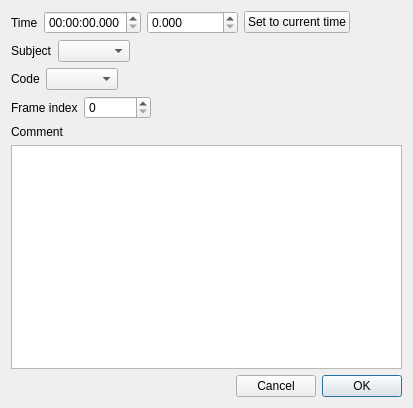
<?xml version="1.0" encoding="UTF-8"?>
<ui version="4.0">
 <class>Form</class>
 <widget class="QWidget" name="Form">
  <property name="geometry">
   <rect>
    <x>0</x>
    <y>0</y>
    <width>413</width>
    <height>408</height>
   </rect>
  </property>
  <property name="windowTitle">
   <string>Edit event</string>
  </property>
  <layout class="QVBoxLayout" name="verticalLayout">
   <item>
    <layout class="QHBoxLayout" name="horizontalLayout_3">
     <item>
      <widget class="QLabel" name="label">
       <property name="text">
        <string>Time</string>
       </property>
      </widget>
     </item>
     <item>
      <layout class="QHBoxLayout" name="horizontalLayout_2">
       <item>
        <widget class="QTimeEdit" name="teTime">
         <property name="displayFormat">
          <string>hh:mm:ss.zzz</string>
         </property>
        </widget>
       </item>
       <item>
        <widget class="QDoubleSpinBox" name="dsbTime">
         <property name="decimals">
          <number>3</number>
         </property>
         <property name="maximum">
          <double>9999999.000000000000000</double>
         </property>
        </widget>
       </item>
       <item>
        <widget class="QPushButton" name="pb_set_to_current_time">
         <property name="text">
          <string>Set to current time</string>
         </property>
        </widget>
       </item>
       <item>
        <spacer name="horizontalSpacer">
         <property name="orientation">
          <enum>Qt::Horizontal</enum>
         </property>
         <property name="sizeHint" stdset="0">
          <size>
           <width>40</width>
           <height>20</height>
          </size>
         </property>
        </spacer>
       </item>
      </layout>
     </item>
    </layout>
   </item>
   <item>
    <layout class="QHBoxLayout" name="horizontalLayout_4">
     <item>
      <widget class="QLabel" name="lbSubject">
       <property name="text">
        <string>Subject</string>
       </property>
      </widget>
     </item>
     <item>
      <widget class="QComboBox" name="cobSubject"/>
     </item>
     <item>
      <spacer name="horizontalSpacer_2">
       <property name="orientation">
        <enum>Qt::Horizontal</enum>
       </property>
       <property name="sizeHint" stdset="0">
        <size>
         <width>40</width>
         <height>20</height>
        </size>
       </property>
      </spacer>
     </item>
    </layout>
   </item>
   <item>
    <layout class="QHBoxLayout" name="horizontalLayout_5">
     <item>
      <widget class="QLabel" name="label_2">
       <property name="text">
        <string>Code</string>
       </property>
      </widget>
     </item>
     <item>
      <widget class="QComboBox" name="cobCode"/>
     </item>
     <item>
      <spacer name="horizontalSpacer_3">
       <property name="orientation">
        <enum>Qt::Horizontal</enum>
       </property>
       <property name="sizeHint" stdset="0">
        <size>
         <width>40</width>
         <height>20</height>
        </size>
       </property>
      </spacer>
     </item>
    </layout>
   </item>
   <item>
    <layout class="QHBoxLayout" name="horizontalLayout_6">
     <item>
      <widget class="QLabel" name="lb_frame_idx">
       <property name="text">
        <string>Frame index</string>
       </property>
      </widget>
     </item>
     <item>
      <widget class="QSpinBox" name="sb_frame_idx">
       <property name="minimum">
        <number>0</number>
       </property>
       <property name="maximum">
        <number>100000000</number>
       </property>
      </widget>
     </item>
     <item>
      <spacer name="horizontalSpacer_5">
       <property name="orientation">
        <enum>Qt::Horizontal</enum>
       </property>
       <property name="sizeHint" stdset="0">
        <size>
         <width>40</width>
         <height>20</height>
        </size>
       </property>
      </spacer>
     </item>
    </layout>
   </item>
   <item>
    <widget class="QLabel" name="label_4">
     <property name="text">
      <string>Comment</string>
     </property>
    </widget>
   </item>
   <item>
    <widget class="QPlainTextEdit" name="leComment"/>
   </item>
   <item>
    <layout class="QHBoxLayout" name="horizontalLayout">
     <item>
      <spacer name="horizontalSpacer_4">
       <property name="orientation">
        <enum>Qt::Horizontal</enum>
       </property>
       <property name="sizeHint" stdset="0">
        <size>
         <width>40</width>
         <height>20</height>
        </size>
       </property>
      </spacer>
     </item>
     <item>
      <widget class="QPushButton" name="pbCancel">
       <property name="text">
        <string>Cancel</string>
       </property>
      </widget>
     </item>
     <item>
      <widget class="QPushButton" name="pbOK">
       <property name="text">
        <string>OK</string>
       </property>
       <property name="default">
        <bool>true</bool>
       </property>
      </widget>
     </item>
    </layout>
   </item>
  </layout>
 </widget>
 <resources/>
 <connections/>
</ui>
